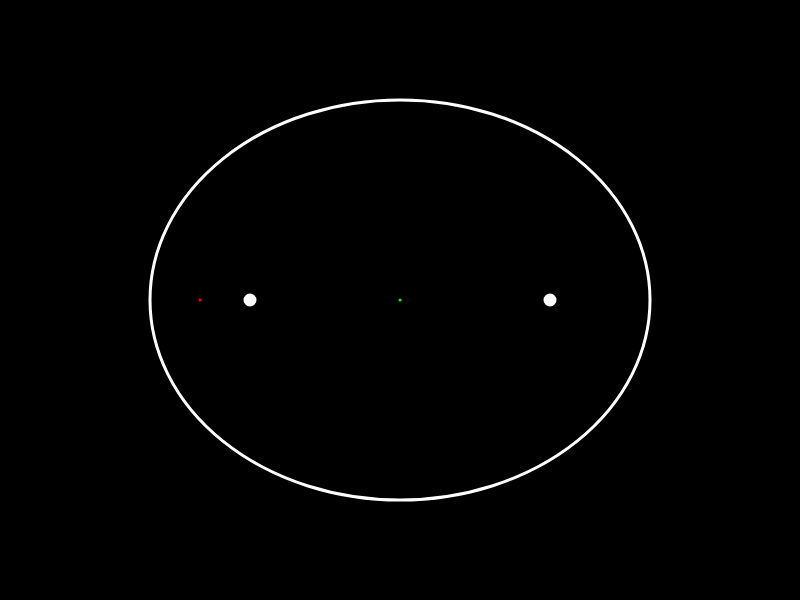
Frame 1 (no input)
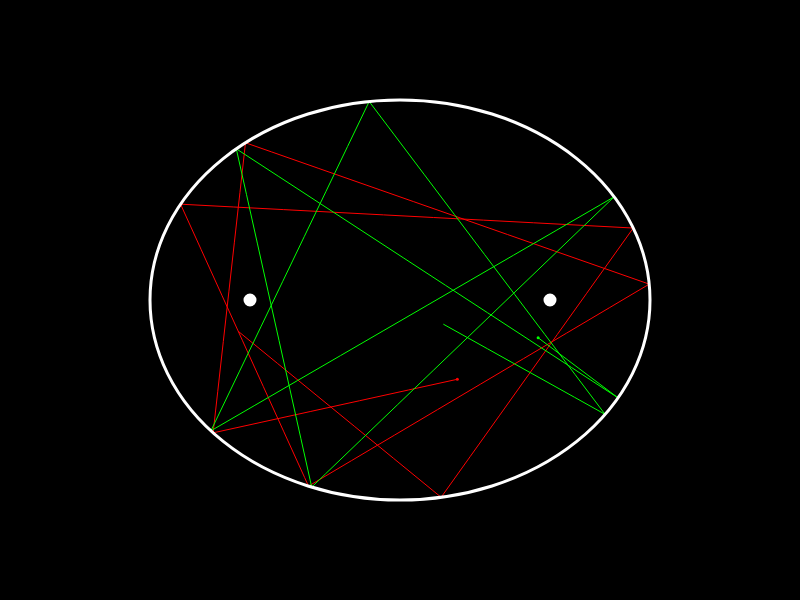
Frame 60 (no input)
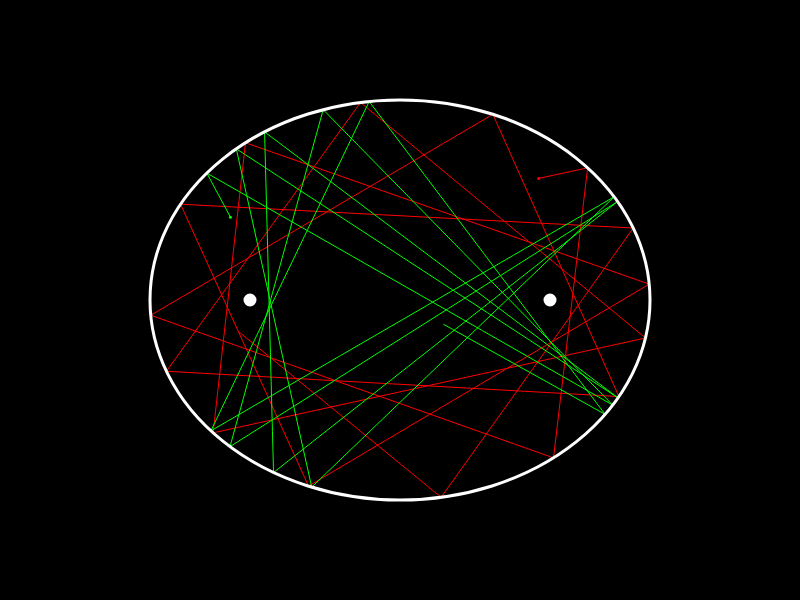
Frame 120 (the mouse pressed at the canvas centre since frame 60)

The p5.js sketch that drew these frames (run headless with seeded random() and noise() and a simulated clock; from frame 60 on, the mouse is pressed at the canvas centre):

// p5.js sketch
// ── sketch.js
let el;
let balls = [];

function setup() {
  createCanvas(800, 600);
  el = new Ellipse(createVector(0, 0), 500, 400);

  for(let i = 0 ; i < 1 ; i++){
    balls.push(new Ball(createVector(-200, 0), radians(random(25, 45)), color(255, 0, 0)));
    balls.push(new Ball(createVector(0, 0), radians(random(25, 45)), color(0, 255, 0)));
}

  background(0);
}

function draw() {
  background(0, 0, 0);
  translate(width/2, height/2);
  
  

  for(let ball of balls){
    if(!el.isInside(ball)){
      el.rebound(ball);
    }
    
    
    ball.show();
    ball.update();
    
  }

  el.show();

  
  
}
// ── ball.js
class Ball {
    constructor(pos, angle, colour){

        this.vel = p5.Vector.fromAngle(angle);
        this.vel.setMag(50);

        this.pos = pos;

        this.colour = colour;

        this.path = [];
    }

    update(){
        this.pos.add(this.vel);
        this.path.push(this.pos.copy());
    }

    show(){
        fill(this.colour);
        noStroke();
        circle(this.pos.x, this.pos.y, 3);

        noFill();
        stroke(this.colour);
        strokeWeight(1);
        beginShape();
        for(let v of this.path){
            vertex(v.x, v.y);
        }
        endShape();
    }
}
// ── ellipse.js
function drawArrow(base, vec, myColor) {
    push();
    stroke(myColor);
    strokeWeight(3);
    fill(myColor);
    translate(base.x, base.y);
    line(0, 0, vec.x, vec.y);
    rotate(vec.heading());
    let arrowSize = 7;
    translate(vec.mag() - arrowSize, 0);
    triangle(0, arrowSize / 2, 0, -arrowSize / 2, arrowSize, 0);
    pop();
  }

class Ellipse {
    constructor(center, w, h){
        this.center = center;
        this.w = w;
        this.h = h;

        this.a = w/2;
        this.b = h/2;
        this.c = sqrt(this.a*this.a-this.b*this.b);

        this.f1 = createVector(this.center.x-this.c, this.center.y);
        this.f2 = createVector(this.center.x+this.c, this.center.y);
    
        this.maxDist = dist(this.f1.x, this.f1.y, this.center.x, this.center.y+this.b)+dist(this.f2.x, this.f2.y, this.center.x, this.center.y+this.b);
    }

    updateBallPos(ball){

        ball.path.pop();

        let v = ball.vel.copy();
        v.setMag(0.01);
        while(!this.isInside(ball)){
            ball.pos.sub(v);
        }
        ball.path.push(ball.pos.copy());
    }

    rebound(ball){

        this.updateBallPos(ball);
        
        let yl = -(this.b*this.b) / (this.a*this.a) * ball.pos.x / ball.pos.y;

        let h = ball.pos.y - (-1/yl) * ball.pos.x;

        let x1 = -1000;
        let y1 = -1/yl * x1 + h;

        let x2 = 1000;
        let y2 = -1/yl * x2 + h;
        
        let v1;
        if(ball.pos.y > this.center.y){
            if(ball.pos.x > this.center.x){
                v1 = createVector(-abs(x1-x2), -abs(y1-y2));
            } else {
                v1 = createVector(+abs(x1-x2), -abs(y1-y2));
            }
        } else {
            if(ball.pos.x > this.center.x){
                v1 = createVector(-abs(x1-x2), +abs(y1-y2));
            } else {
                v1 = createVector(+abs(x1-x2), +abs(y1-y2));
            }
        }
        
        let ang = v1.angleBetween(ball.vel);
        v1.setHeading((v1.heading()-ang)+PI);
 
        ball.vel.setHeading(v1.heading());

        //while(!this.isInside(ball)){
        //    ball.update();
        //}
    }

    

    isInside(ball){
        let x = ball.pos.x;
        let y = ball.pos.y;

        let dist1 = dist(this.f1.x, this.f1.y, x, y);
        let dist2 = dist(this.f2.x, this.f2.y, x, y);
        //print(dist(this.f1.x, this.f1.y, x, y)+dist(this.f2.x, this.f2.y, x, y));
        if(dist1+dist2 >= this.maxDist){
            return false;
        } else {
            return true;
        }
    }

    show(){
        noFill();
        stroke(255);
        strokeWeight(3);
        ellipse(this.center.x, this.center.y, this.w, this.h)
        
        fill(255);
        circle(this.f1.x, this.f1.y, 10);
        circle(this.f2.x, this.f2.y, 10);

    }
}
